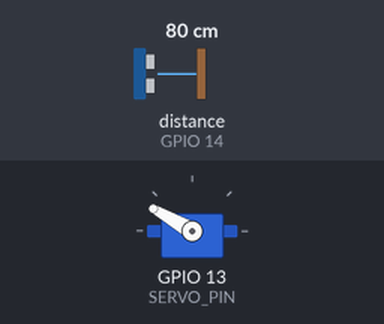
Bench run of a program on a simulated ESP32. On the bench: servo. Wiring (inferred from the names in the program): ultrasonic range finder: trigger GPIO 27; echo GPIO 14. The inputs (shaded band) are chosen by the test bench; at power-on: distance to the obstacle (sensor on GPIO 14) 80 cm. The echo pulse lasts 58.3 µs per cm; WiFi joins after 1.5 s; servers stay silent unless stated; the audio player accepts every command and is not drawn; what the program prints to the serial monitor is not drawn.

Above: at 3.2 s.
3.3 s: distance to the obstacle (sensor on GPIO 14) set to 2 cm
At 3.72 s:
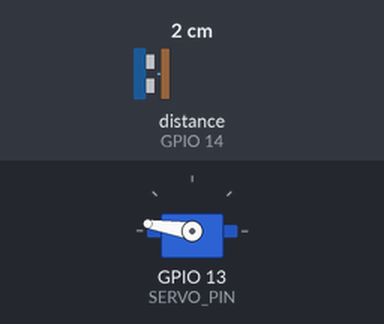
6.3 s: distance to the obstacle (sensor on GPIO 14) set to 250 cm
At 6.39 s:
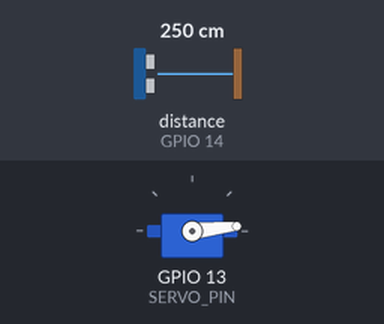
Timing chart, 0 to 15.3 s (numbered marks = the images above; inputs shaded):
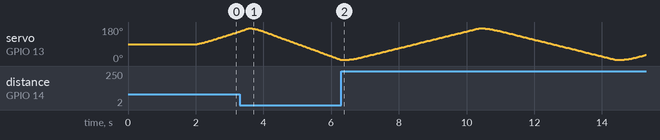

The program:

main.cpp
```cpp
#include <Arduino.h>
#include <WiFi.h>
#include <esp_now.h>
#include <WebServer.h>
#include <ESP32Servo.h>
#include "soc/soc.h"
#include "soc/rtc_cntl_reg.h"
#include "DFRobotDFPlayerMini.h"

// ---------------- PIN ----------------
#define TRIG_PIN 27
#define ECHO_PIN 14
#define SERVO_PIN 13
#define DFPLAYER_RX_PIN 17
#define DFPLAYER_TX_PIN 16
#define mySerial Serial1


// ---------------- WIFI ----------------
const char WIFI_SSID[] = "vivo X200";
const char WIFI_PASSWORD[] = "8008008000";

// ---------------- JOY CONFIG ----------------
#define DEADZONE 2
#define JOY_TIMEOUT 5000 // เวลา Timeout ถ้าไม่ขยับจอยจะกลับ Auto

// ---------------- STRUCT ----------------
typedef struct struct_message {
  char type;
  int value;
} struct_message;

struct_message myData;

// ---------------- OBJECTS ----------------
WebServer server(80);
Servo myServo;
DFRobotDFPlayerMini myDFPlayer;

// ---------------- GLOBAL ----------------
volatile int currentAngle = 90;
volatile int currentDistance = 0;
volatile bool isJoyMode = false;
volatile int joyTargetAngle = 90;
volatile unsigned long lastJoyMoveTime = 0;

float smoothAngle = 90.0;
bool isPlaying = false;

// ---------------- ESP-NOW CALLBACK ----------------
void OnDataRecv(const uint8_t * mac, const uint8_t *incomingData, int len) {
  memcpy(&myData, incomingData, sizeof(myData));

  // กรณี 1: ขยับจอย (Joystick Move)
  if (myData.type == 'J') {
    int raw = myData.value;

    if (raw > 180) raw = 180;
    if (raw < 0) raw = 0;

    // อัปเดตเป้าหมาย
    joyTargetAngle = raw;
    isJoyMode = true;
    lastJoyMoveTime = millis();
  }
  // กรณี 2: กดปุ่มหัวจอย (Button Press -> Auto)
  else if (myData.type == 'A') {
    isJoyMode = false; // บังคับกลับ Auto ทันที
  }
}

// ---------------- DISTANCE ----------------
long measureDistanceFast() {
  digitalWrite(TRIG_PIN, LOW); delayMicroseconds(2);
  digitalWrite(TRIG_PIN, HIGH); delayMicroseconds(10);
  digitalWrite(TRIG_PIN, LOW);

  long duration = pulseIn(ECHO_PIN, HIGH, 15000);
  long dist = duration * 0.034 / 2;

  if (dist > 1 && dist < 200) return dist;
  return currentDistance;
}

// ---------------- RADAR TASK ----------------
void radarTask(void *parameter) {
  myServo.attach(SERVO_PIN, 500, 2400);
  pinMode(TRIG_PIN, OUTPUT);
  pinMode(ECHO_PIN, INPUT);

  int sweepDir = 1;
  int autoAngle = 90;
  unsigned long lastScan = 0;

  while (true) {
    // 🔁 เช็ค Timeout: ถ้าไม่ขยับจอยนานเกินกำหนด ให้กลับ Auto
    if (isJoyMode && millis() - lastJoyMoveTime > JOY_TIMEOUT) {
      isJoyMode = false;
    }

    if (isJoyMode) {
      // 🎮 MANUAL MODE (แบบมี Smooth)
      // ถ้าอยากให้ไวสุดๆ ให้แก้บรรทัดนี้เป็น: smoothAngle = joyTargetAngle;
      smoothAngle = smoothAngle + (joyTargetAngle - smoothAngle) * 0.25;

      currentAngle = (int)smoothAngle;
      myServo.write(currentAngle);

      // วัดระยะ (ไม่ต้องถี่มาก เดี๋ยว Servo กระตุก)
      if (millis() - lastScan > 60) {
        currentDistance = measureDistanceFast();
        lastScan = millis();
      }
      vTaskDelay(15 / portTICK_PERIOD_MS);

    } else {
      // 🔄 AUTO MODE
      autoAngle += sweepDir * 2;
      if (autoAngle >= 180) { autoAngle = 180; sweepDir = -1; }
      if (autoAngle <= 0)   { autoAngle = 0;   sweepDir = 1; }

      // Smooth Auto Movement
      smoothAngle = smoothAngle + (autoAngle - smoothAngle) * 0.2;
      currentAngle = (int)smoothAngle;
      myServo.write(currentAngle);

      currentDistance = measureDistanceFast();
      vTaskDelay(30 / portTICK_PERIOD_MS);
    }
  }
}

// ---------------- AUDIO TASK ----------------
void audioTask(void *parameter) {


  while (true) {
    bool detect = (currentDistance > 1 && currentDistance < 40);
    if (detect && !isPlaying) {
      myDFPlayer.volume(20);
      myDFPlayer.play(1);
      isPlaying = true;
      vTaskDelay(2000 / portTICK_PERIOD_MS);
      isPlaying = false;
    }
    vTaskDelay(50 / portTICK_PERIOD_MS);
  }
}

// ---------------- WEB ----------------
const char index_html[] PROGMEM = R"rawliteral(
<!DOCTYPE html><html><head><title>ESP32 Radar</title>
<meta name="viewport" content="width=device-width, initial-scale=1">
<style>
body{background:#000;color:#0f0;font-family:Courier;text-align:center;display:flex;flex-direction:column;align-items:center;}
canvas{background:#111;width:100%;max-width:400px;border-radius:10px;box-shadow:0 0 20px #0f0;}
#info{font-size:1.2rem;margin-top:20px;border:1px solid #0f0;padding:10px;width:100%;max-width:380px;}
</style></head>
<body>
<h1>RADAR (180&deg;)</h1>
<canvas id="radar" width="400" height="250"></canvas>
<div id="info">Waiting...</div>
<script>
var ctx = document.getElementById("radar").getContext("2d");
var cx=200, cy=230, r=190;
function draw(angle, dist){
  ctx.fillStyle="rgba(0,0,0,0.1)"; ctx.fillRect(0,0,400,250);

  // Grid
  ctx.strokeStyle="#004400"; ctx.lineWidth=2;
  ctx.beginPath(); ctx.arc(cx, cy, r, Math.PI, 2*Math.PI); ctx.stroke();

  // Needle (Mirror Logic)
  var rad=Math.PI+((180-angle)*Math.PI/180);
  ctx.strokeStyle="#0f0"; ctx.lineWidth=3;
  ctx.beginPath(); ctx.moveTo(cx,cy); ctx.lineTo(cx+Math.cos(rad)*r,cy+Math.sin(rad)*r); ctx.stroke();

  // Object
  if(dist>0 && dist<40){
    var pd = dist*(r/40.0);
    ctx.fillStyle="red"; ctx.beginPath(); ctx.arc(cx+Math.cos(rad)*pd, cy+Math.sin(rad)*pd, 10, 0, 2*Math.PI); ctx.fill();
  }
}
setInterval(()=>{
fetch("/data").then(r=>r.json()).then(d=>{
document.getElementById("info").innerHTML="MODE: "+(d.mode?"JOY":"AUTO")+"<br>ANG: "+d.angle+" | DIST: "+d.dist;
draw(d.angle,d.dist);
});
},50);
</script></body></html>
)rawliteral";

void serverTask(void *parameter) {
  server.on("/", HTTP_GET, []() { server.send(200, "text/html", index_html); });
  server.on("/data", HTTP_GET, []() {
    String json = "{\"angle\":" + String(currentAngle) +
                  ",\"dist\":" + String(currentDistance) +
                  ",\"mode\":" + String(isJoyMode) + "}";
    server.send(200, "application/json", json);
  });
  server.begin();
  while (true) {
    server.handleClient();
    vTaskDelay(5 / portTICK_PERIOD_MS);
  }
}

// ---------------- SETUP ----------------
void setup() {
  WRITE_PERI_REG(RTC_CNTL_BROWN_OUT_REG, 0);
  Serial.begin(9600);

  // Hybrid Mode: AP+STA
  WiFi.mode(WIFI_AP_STA);
  WiFi.begin(WIFI_SSID, WIFI_PASSWORD);
  Serial.println("MAC Address: " + WiFi.macAddress());

  Serial.print("Connecting WiFi");
  while (WiFi.status() != WL_CONNECTED) {
    delay(500);
    Serial.print(".");
  }
  Serial.println("\nWiFi Connected: " + WiFi.localIP().toString());
  Serial.println("Channel: " + String(WiFi.channel()));

  if (esp_now_init() != ESP_OK) {
    Serial.println("ESP-NOW Error");
    return;
  }
  esp_now_register_recv_cb(OnDataRecv);

  #if (defined ESP32)
  mySerial.begin(9600, SERIAL_8N1, DFPLAYER_RX_PIN, DFPLAYER_TX_PIN);
  #else
  mySerial.begin(9600);
  #endif

  if (!myDFPlayer.begin(mySerial, true, true)) {
    Serial.println("DFPlayer Error");
    while(true);
  }
  Serial.println(F("DFPlayer Mini online."));

  xTaskCreate(radarTask, "Radar", 4096, NULL, 1, NULL);
  xTaskCreate(audioTask, "Audio", 4096, NULL, 1, NULL);
  xTaskCreate(serverTask,"Web",   4096, NULL, 1, NULL);
}

void loop() {}
```
